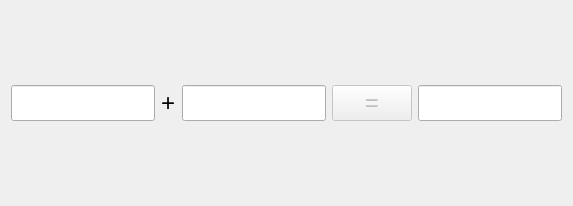
<?xml version="1.0" encoding="UTF-8"?>
<ui version="4.0">
 <class>CalculatorDialog</class>
 <widget class="QDialog" name="CalculatorDialog">
  <property name="geometry">
   <rect>
    <x>0</x>
    <y>0</y>
    <width>573</width>
    <height>206</height>
   </rect>
  </property>
  <property name="font">
   <font>
    <pointsize>18</pointsize>
   </font>
  </property>
  <property name="windowTitle">
   <string>加法计算器</string>
  </property>
  <layout class="QHBoxLayout" name="horizontalLayout">
   <item>
    <widget class="QLineEdit" name="m_editx">
     <property name="alignment">
      <set>Qt::AlignRight|Qt::AlignTrailing|Qt::AlignVCenter</set>
     </property>
    </widget>
   </item>
   <item>
    <widget class="QLabel" name="m_labadd">
     <property name="text">
      <string>+</string>
     </property>
    </widget>
   </item>
   <item>
    <widget class="QLineEdit" name="m_edity">
     <property name="alignment">
      <set>Qt::AlignRight|Qt::AlignTrailing|Qt::AlignVCenter</set>
     </property>
    </widget>
   </item>
   <item>
    <widget class="QPushButton" name="m_btnCalc">
     <property name="enabled">
      <bool>false</bool>
     </property>
     <property name="text">
      <string>=</string>
     </property>
    </widget>
   </item>
   <item>
    <widget class="QLineEdit" name="m_editZ">
     <property name="alignment">
      <set>Qt::AlignRight|Qt::AlignTrailing|Qt::AlignVCenter</set>
     </property>
     <property name="readOnly">
      <bool>true</bool>
     </property>
    </widget>
   </item>
  </layout>
 </widget>
 <resources/>
 <connections/>
</ui>
